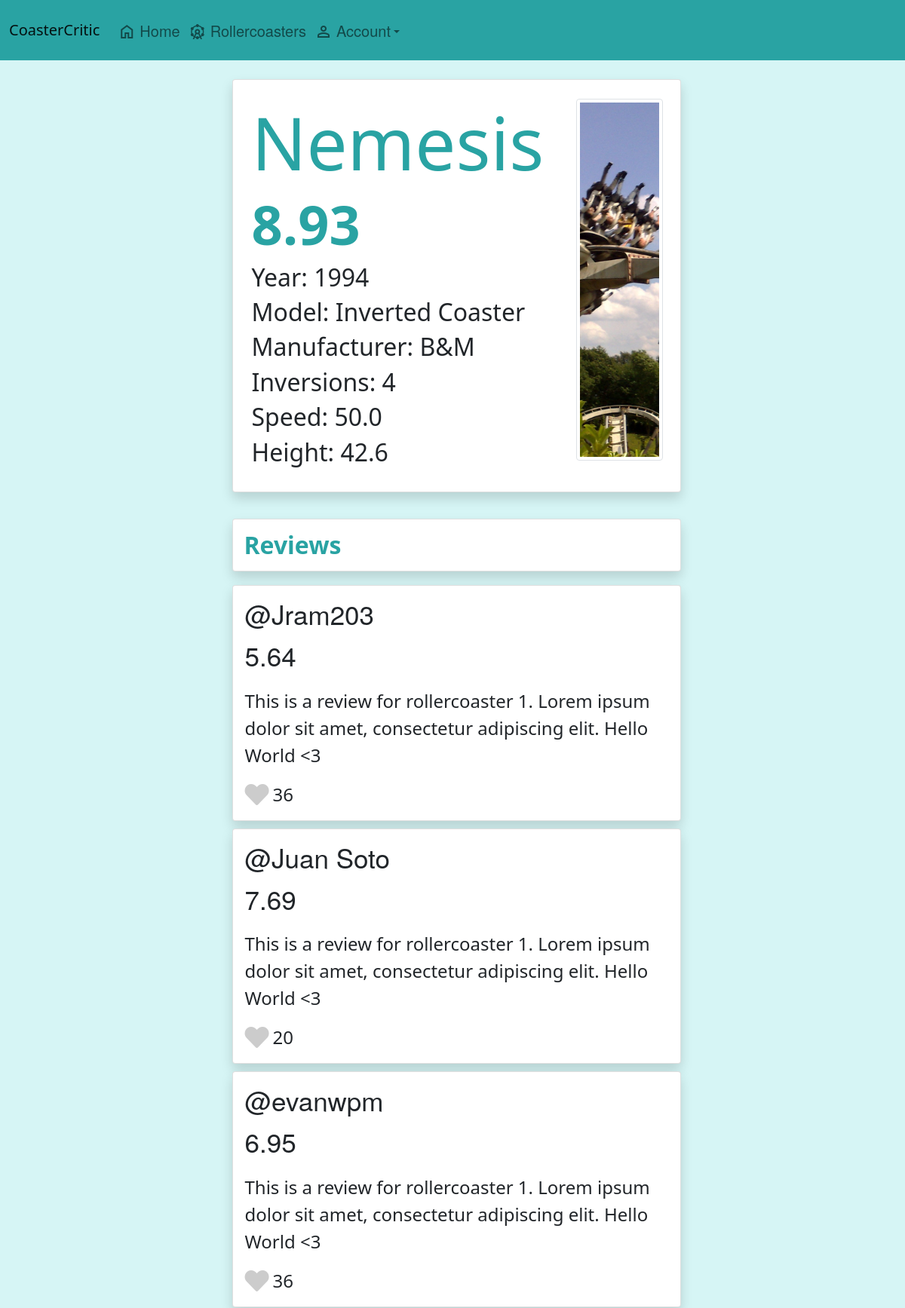
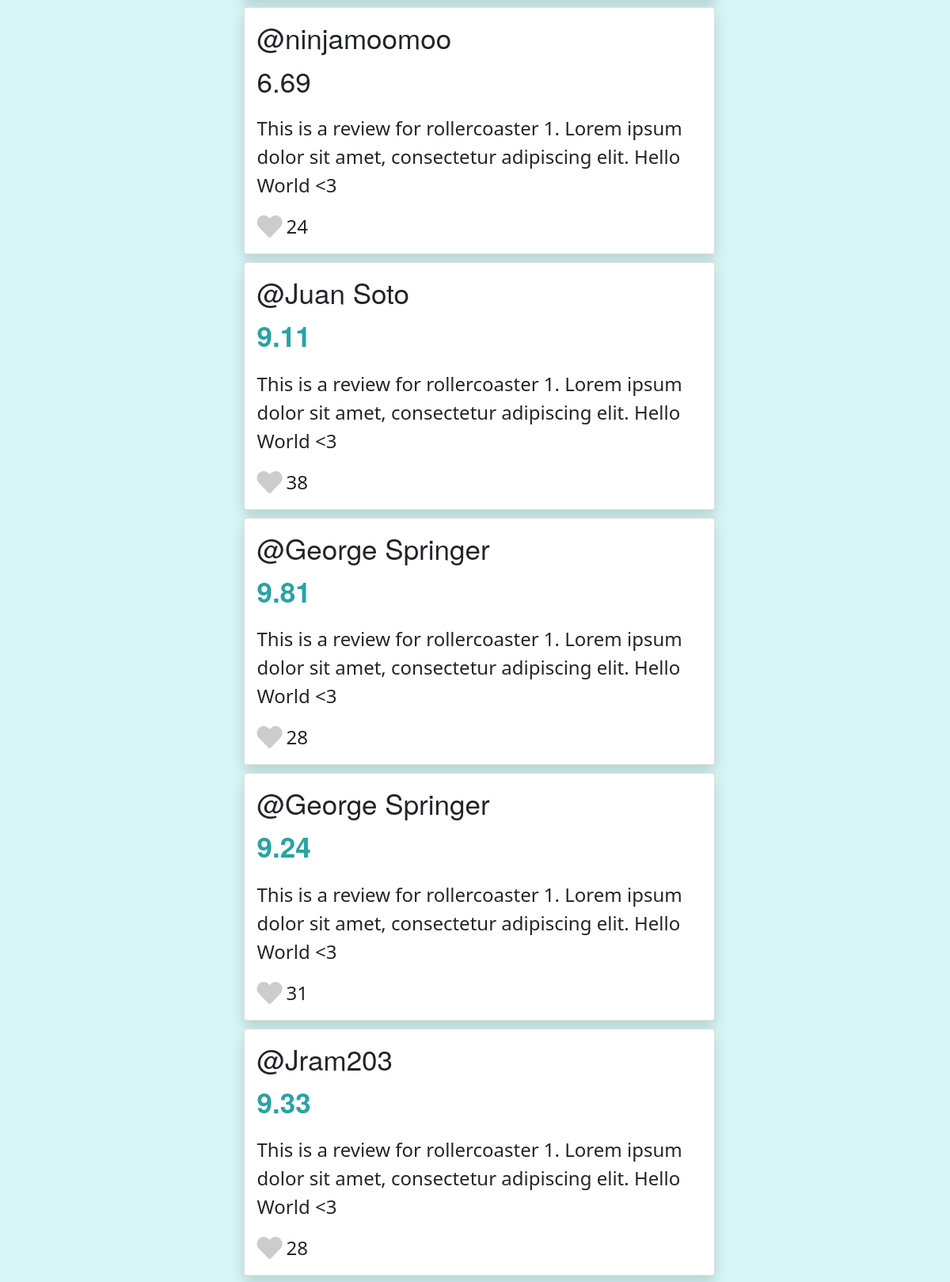
Page /rollercoaster/1 (upper part) on the committed database (2 pictures, top to bottom).
### app/models.py (models this page shows)
class Rollercoaster(db.Model):
    id = db.Column(db.Integer, primary_key=True)
    name = db.Column(db.String(100))
    year = db.Column(db.Integer)
    height = db.Column(db.Float)
    length = db.Column(db.Float)
    manufacturer = db.Column(db.String(100))
    model = db.Column(db.String(100))
    inversions = db.Column(db.Integer)
    speed = db.Column(db.Float)
    reviews = db.relationship('Review', lazy=True)

class Review(db.Model):
    id = db.Column(db.Integer, primary_key=True)
    user_id = db.Column(db.Integer, db.ForeignKey('user.id'), nullable=False)
    rollercoaster_id = db.Column(db.Integer, db.ForeignKey('rollercoaster.id'), nullable=False)
    rating = db.Column(db.Float)
    review_text = db.Column(db.String(400))
    likes = db.Column(db.Integer)
    user = db.relationship('User', backref=db.backref('user_reviews', lazy=True))
    rollercoaster = db.relationship('Rollercoaster', backref=db.backref('coaster_reviews', lazy=True))

class User(UserMixin, db.Model):
    id = db.Column(db.Integer, primary_key=True)
    password = db.Column(db.String(100))
    name = db.Column(db.String(100))
    reviews = db.relationship('Review', lazy=True, back_populates='user')

### app/main.py (the view)
@main.route('/rollercoaster/<rc_id>')
def rollercoaster_page(rc_id):
    rollercoaster = models.Rollercoaster.query.filter_by(id=rc_id).first()
    if rollercoaster:
        average_score = get_average_score(rollercoaster.id)
        reviews = rollercoaster.coaster_reviews
        return render_template('rollercoaster.html', rollercoaster=rollercoaster, average_score=average_score, reviews=reviews)
    else:
        return render_template('404.html')

### app/db_manager.py (called while the page is built)
def get_average_score(rollercoaster_id):
        average_score = (
            db.session.query(func.avg(models.Review.rating))
            .join(models.Review.rollercoaster)
            .filter(models.Review.rollercoaster_id == rollercoaster_id)
            .first()
        )[0]
        average_score = round(average_score,2)
        return average_score

### app/templates/rollercoaster.html (shortened to what this page needs)
{% extends "base.html" %}
{% block content %}
<div class="page_container_c">
  <div class="rollercoaster_header card shadow bg-white rounded">
    <div class="rollercoaster_page_holder">
      <div style="width:100%; ">
        <h1 style="font-size: 6rem; color: #29A3A3;">{{rollercoaster.name}}</h1>
        {% if average_score > 8.5%}
        <h2 style="font-size: 4.5rem; color: #29A3A3; font-weight: bold;">{{average_score}}</h2>
        {% else %}
        <h2 style="font-size: 4.5rem;">{{average_score}}</h2>
        {% endif %}
        <div style="gap:40px" class="">
          <div>
            <h2>Year: {{rollercoaster.year}}</h2>
            <h2>Model: {{rollercoaster.model}}</h2>
            <h2>Manufacturer: {{rollercoaster.manufacturer}}</h2>
          </div>
          <div>
            <h2>Inversions: {{rollercoaster.inversions}}</h2>
            <h2>Speed: {{rollercoaster.speed}}</h2>
            <h2>Height: {{rollercoaster.height}}</h2>
          </div>
        </div>
      </div>
    </div>
    <div style="float:left; " class="rc_image_container">
      <img alt="image of {{rollercoaster.name}} rollercoaster" class="img-fluid rollercoaster_img img-thumbnail" src="/static/assets/{{ rollercoaster.id }}.jpg">
    </div>
  </div>
  <div class="review_container">
    <h2 class="title card shadow bg-white rounded" style="font-weight:bold; color: #29A3A3; padding: 15px;">
      Reviews
    </h2>
    {% for review in reviews%}
    <div class="card card-hover shadow bg-white rounded" style="width: 100%;" onclick="open_profile({{review.user.id}})">
      <div class="card-body">
          <h5 style="font-size: 35px; font-family: Walfork, Walsheim, Helvetica Neue, Helvetica, Arial, sans-serif;"
              class="card-title">@{{ review.user.name}}</h5>
          {% if review.rating > 8.5%}
          <p style="font-weight: bold; color: #29A3A3; font-size: 35px; font-family: Walfork, Walsheim, Helvetica Neue, Helvetica, Arial, sans-serif;"
              class="card-text"> {{ review.rating }}</p>
          {% else %}
          <p style="font-size: 35px; font-family: Walfork, Walsheim, Helvetica Neue, Helvetica, Arial, sans-serif;"
              class="card-text"> {{ review.rating }}</p>
          {% endif %}
          <p style="font-size: 1.5rem;" class="card-text">{{ review.review_text}}</p>
          <div style="display: flex; align-items: center; gap:5px;">
            <div style="font-size: 2rem;" id="{{review.id}}-icon" class="like-icon fa-lg" onclick="add_like(event, {{review.id}})"><i class="fas fa-heart"></i></div>
            <span style="font-size: 1.5rem;" id="{{review.id}}-likes">{{review.likes}}</span>
          </div>
      </div>
  </div>
    {% endfor %}
  </div>
</div>
{% endblock %}

### app/static/styles.css (style rules this page uses)
.page_container_c { padding-top: 10px; display: flex; align-items: center; justify-content: center; flex-direction: column; margin-left: 10px; }
.review_container { display: flex; flex-direction: column; gap: 10px; padding-top: 5px; flex-grow: 1; width: 50%; }
.rc_image_container { height: 100%; margin-right: 3.8%; margin-top:10px; }
.rollercoaster_img { width: 50rem; height: 30rem; object-fit: cover; margin-top:15px; }
.rollercoaster_page_holder { display: flex; flex-direction: row; gap: 18px; flex-grow: 1; margin: 25px; }
body { background-color: #d6f5f5; }
.like-icon { color: #ccc; cursor: pointer; }
.rollercoaster_header { display: flex; flex-direction: row; gap:18px; background-color: white; width: 50%; margin-bottom: 30px; margin-top:15px; }

### rows in the picture
Rollercoaster: name "Nemesis", year "1994", model "Inverted Coaster", manufacturer "B&M", inversions "4", speed "50.0", height "42.6"
Review: user.name "Jram203", rating "5.64", review_text "This is a review for rollercoaster 1. Lorem ipsum dolor sit amet, consectetur adipiscing elit. Hello World <3", likes "36"
Review: user.name "Juan Soto", rating "7.69", review_text "This is a review for rollercoaster 1. Lorem ipsum dolor sit amet, consectetur adipiscing elit. Hello World <3", likes "20"
Review: {{ review.user.id }} 1 (drawn), user.name "evanwpm", rating "6.95", review_text "This is a review for rollercoaster 1. Lorem ipsum dolor sit amet, consectetur adipiscing elit. Hello World <3", likes "36"
Review: user.name "ninjamoomoo", rating "6.69", review_text "This is a review for rollercoaster 1. Lorem ipsum dolor sit amet, consectetur adipiscing elit. Hello World <3", likes "24"
Review: user.name "Juan Soto", rating "9.11", review_text "This is a review for rollercoaster 1. Lorem ipsum dolor sit amet, consectetur adipiscing elit. Hello World <3", likes "38"
Review: user.name "George Springer", rating "9.81", review_text "This is a review for rollercoaster 1. Lorem ipsum dolor sit amet, consectetur adipiscing elit. Hello World <3", likes "28"
Review: user.name "George Springer", rating "9.24", review_text "This is a review for rollercoaster 1. Lorem ipsum dolor sit amet, consectetur adipiscing elit. Hello World <3", likes "31"
Review: user.name "Jram203", rating "9.33", review_text "This is a review for rollercoaster 1. Lorem ipsum dolor sit amet, consectetur adipiscing elit. Hello World <3", likes "28"

### other values in the picture
{{ average_score }} "8.93"
